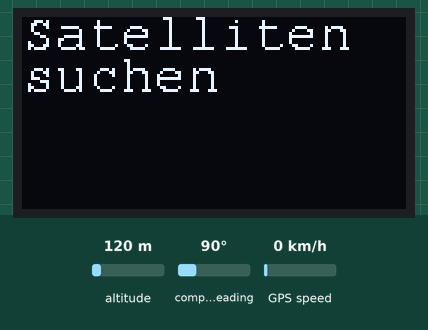
Recording of a sketch running on a simulated Arduino Uno, built with avr-gcc and run on an emulated ATmega328P. Shown: 128×64 one-colour display. Inputs (shaded band) come from the test bench; at power-on: altitude 120 m, compass heading 90°, GPS speed 0 km/h. The GPS gets a fix after 3 s at 37.7749, -122.4194 with 8 satellites.

Above: at 1.7 s.
At 3.3 s:
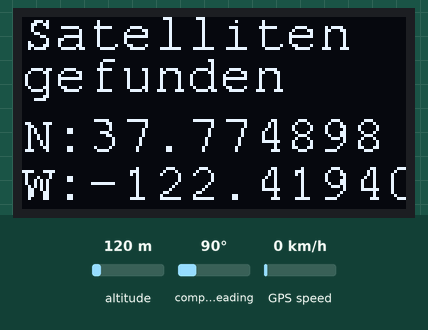

The sketch:

GPSTracker_LoRa_Nano_V1.ino
```cpp
#include <Adafruit_GFX.h>  // Include core graphics library for the display
#include <Adafruit_SSD1306.h>  // Include Adafruit_SSD1306 library to drive the display

#include <Fonts/FreeMonoBold12pt7b.h>  // Add a custom font
#include <Fonts/FreeMono9pt7b.h>  // Add a custom font

#include <TinyGPS++.h>
#include <Wire.h>
#include <SoftwareSerial.h>

#define rxPin 10 // wird mit TX des GPS verbunden
#define txPin 11 // wird mit RX des GPS verbunden

// Objekt für GPS
TinyGPSPlus gps;

//Objekt für OLED-Display
Adafruit_SSD1306 display(128, 64);  // Create display

// V24 Schnittstelle
#define Baudrate 9600

// Variablen für die Koordinaten
//Nice To Know: Die Koordinaten werden in Dezimalgrad und nicht in GMS angegeben
String lat_Dez, lng_Dez, lat_Grad, lng_Grad;
double lat_gps, lng_gps; // Die vom GPS zurückgegebenen Kommazahlen der Koordinaten
String anzeige_lat = "N:"; // Wenn die Gradzahl > 0 per default "N:"
String anzeige_lng = "E:"; // Wenn die Gradzahl > 0: per default "E:"

SoftwareSerial gpsSerial(rxPin, txPin);

void setup()  // Start of setup
{

  delay(100);  // This delay is needed to let the display to initialize

  display.begin(SSD1306_SWITCHCAPVCC, 0x3C);  // Initialize display with the I2C address of 0x3C

  display.clearDisplay();  // Clear the buffer

  display.setTextColor(WHITE);  // Set color of the text

  display.setRotation(0);  // Set orientation. Goes from 0, 1, 2 or 3

  display.setTextWrap(false);  // By default, long lines of text are set to automatically “wrap” back to the leftmost column.
                               // To override this behavior (so text will run off the right side of the display - useful for
                               // scrolling marquee effects), use setTextWrap(false). The normal wrapping behavior is restored
                               // with setTextWrap(true).

  display.dim(1);  //Set brightness (0 is maximun and 1 is a little dim)

gpsSerial.begin(Baudrate);
//display.clearDisplay();  // Clear the display so we can refresh
display.setFont(&FreeMono9pt7b);  // Set a custom font
display.setTextSize(0);  // Set text size. We are using a custom font so you should always use the text size of 0
// Print text:
  display.setCursor(0, 10);  // (x,y)
  display.println("Willkommen");  // Text or value to print
//display.display();
}  // End of setup


void loop() {

  // Erst wenn die Daten ankommen ...
  while (gpsSerial.available() > 0)
    if (gps.encode(gpsSerial.read())) displayInfo();

  if (millis() > 5000 && gps.charsProcessed() < 10){
    display.clearDisplay();
    display.setCursor(0,10);
    display.setFont(&FreeMono9pt7b);  // Set a custom font
    display.setTextSize(0);  // Set text size. We are using a custom font so you should always use the text size of 0
    display.println(" Kein GPS-Empf\xE1nger ");
    //display.display();
    while (true);
  }

  display.display();
} // Ende Hauptschleife

void displayInfo(){

  if (gps.location.isValid()){
    lat_gps = gps.location.lat();  //Breite einlesen
    lng_gps = gps.location.lng();  //Länge einlesen

    if (lat_gps < 0) {             //Anpassen, wenn auf der Südhalbkugel
      anzeige_lat = "S:";
      lat_gps = abs(lat_gps);      //abs-Funktion returned Wert in Klammern als POSITIVEN Wert
    }

    if (lng_gps < 0){              //Anpassen, wenn westlich von Greenwich
      anzeige_lng = "W:";
      lng_gps = abs(lng_gps);      //abs-Funktion returned Wert in Klammern als POSITIVEN Wert
    }


    //Ergebnis Anzeigen
    display.clearDisplay();
    display.setTextSize(0);
    display.setCursor(0,10);
    display.print("Satelliten");
    display.setCursor(0,24);
    display.print("gefunden");

    //Achtung: wenn println(lat_gps), dann startet Programm nicht neu

    // Ergebnis anzeigen
    display.setCursor(0, 44);
    display.print(anzeige_lat); //N bzw. S
    display.println(gps.location.lat(), 6); // mit 6 Nachkommestellen
    display.setCursor(0, 60);
    display.print(anzeige_lng);  //E bzw. W
    display.println(gps.location.lng(), 6); // mit 6 Nachkommastellen
  }

  else // Keine Koordinaten wurden übermittelt
  {
    display.clearDisplay();
    display.setCursor(0,10);
    display.print("Satelliten");
    display.setCursor(0,24);
    display.print("suchen");
    delay(1500);
  }
    display.display();

} // end zeigeKoordinaten
```

Measured:
- what the display in image 0 shows lasts 1.6 s, from 1.7 s to 3.3 s
